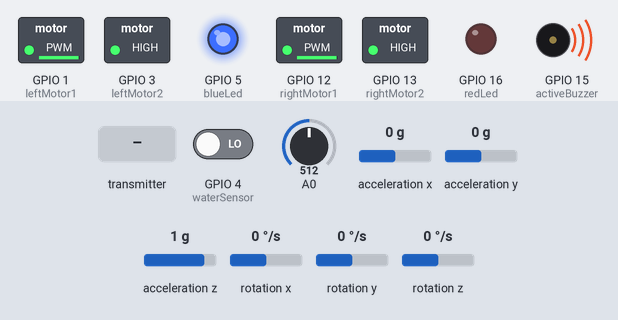
Bench run of a program on a simulated ESP8266 (NodeMCU). Parts: switched loads named in the program (green lamp = pin HIGH), output pins drawn as LEDs (lit = HIGH), buzzer (waves = sounding, pin HIGH). Wiring (inferred from the names in the program): MPU-6050 motion sensor at I2C address 0x68. The test bench sets the inputs (shaded band); at power-on: A0 = 512, GPIO 4 (waterSensor) LOW, acceleration x 0 g, acceleration y 0 g, acceleration z 1 g, rotation x 0 °/s, rotation y 0 °/s, rotation z 0 °/s.

Above: at 1.2 s.
1.3 s: the transmitter starts sending up = 256
At 2.08 s:
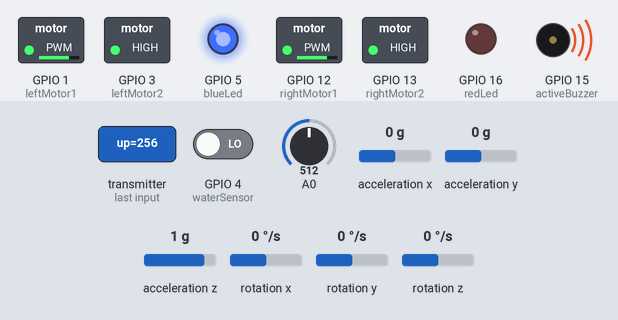
4.3 s: the transmitter starts sending right = 512
At 4.9 s:
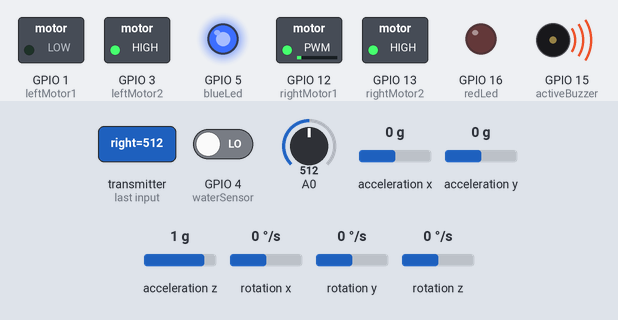
5.9 s: the transmitter starts sending down = 256
At 6.54 s:
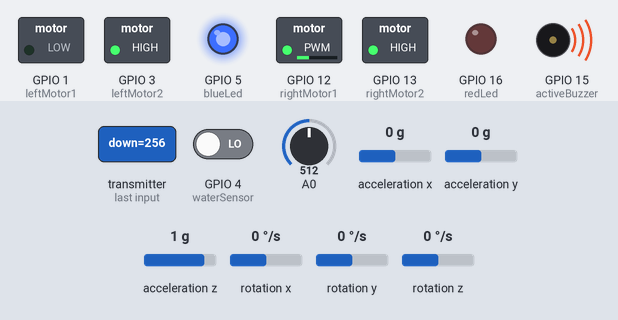
8.9 s: A0 set to 716
At 9.09 s:
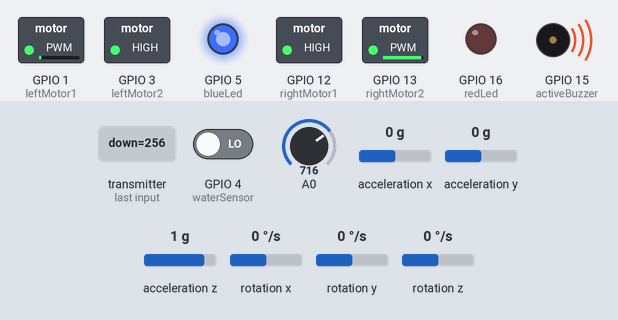
11.9 s: A0 set to 992
At 12.7 s:
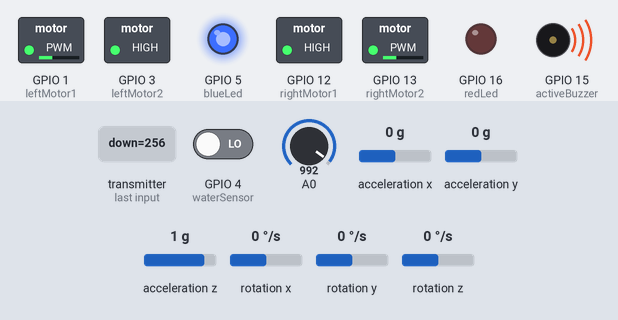
13.4 s: the transmitter starts sending buzzer = 1023
At 14.6 s:
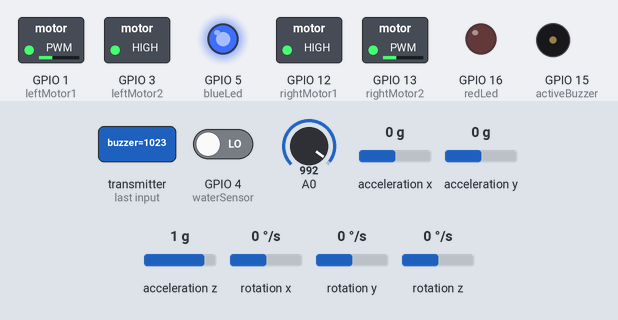
Timing chart, 0 to 15.9 s (numbered marks = the images above; inputs shaded):
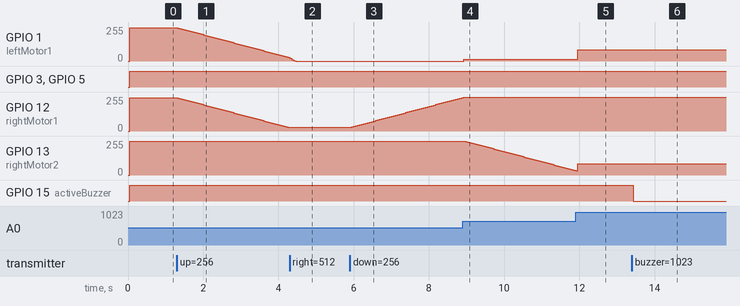

The program:

main.cpp
```cpp
#include <Arduino.h>

#include <ESP8266WiFi.h>
#include <espnow.h>

#include <Wire.h>

const int rightMotor1 = 12;
const int rightMotor2 = 13;
const int leftMotor1 = 1;
const int leftMotor2 = 3;

const int activeBuzzer = 15;
const int blueLed = 5;
const int redLed = 16;

const int outputPin[7] = {
    rightMotor1,
    rightMotor2,
    leftMotor1,
    leftMotor2,
    activeBuzzer,
    blueLed,
    redLed};

const int waterSensor = 4;

int16_t ax, ay, az, gx, gy, gz, Temp;

unsigned long lastTime = 0;
unsigned long timerDelay = 50; // send readings timer

int rightMotorPower = 0;
int leftMotorPower = 0;
int accel = 4;
int maximumPower = 200;
int mode = 0;

void gpioSetup()
{
    for (int k = 0; k <= 6; k++)
    {
        pinMode(outputPin[k], OUTPUT);
        digitalWrite(outputPin[k], 0);
    }
}

void getGy521Value()
{
    // スタートアドレスの設定とデータの要求処理
    Wire.beginTransmission(0x68);     // アドレス0x68指定でMPU-6050を選択、送信処理開始
    Wire.write(0x3B);                 // ACCEL_XOUT_Hレジスタのアドレス指定
    Wire.endTransmission(false);      // false設定で接続維持
    Wire.requestFrom(0x68, 14, true); // MPU-6050に対して14byte分データを要求、I2Cバス開放
    // シフト演算と論理和で16bitのデータを変数に格納
    // ax～gzまで、16bit(2byte) × 7 = 14byte
    ax = Wire.read() << 8 | Wire.read();      // x軸の加速度の読み取り 16bit
    ay = Wire.read() << 8 | Wire.read();      // y軸の加速度の読み取り 16bit
    az = Wire.read() << 8 | Wire.read();      // z軸の加速度の読み取り 16bit
    Temp = Wire.read() << 8 | Wire.read();    // 温度の読み取り 16bit
    Temp = int((Temp / 340.00 + 32.93) * 10); // 10倍の値として送信
    gx = Wire.read() << 8 | Wire.read();      // x軸の角速度の読み取り 16bit
    gy = Wire.read() << 8 | Wire.read();      // y軸の角速度の読み取り 16bit
    gz = Wire.read() << 8 | Wire.read();      // z軸の角速度の読み取り 16bit
}

typedef struct struct_message
{
    int up;
    int down;
    int right;
    int left;
    int buzzer;
    int temp;
    int battery;
    int water;
} struct_message;

// Create a struct_message called controllerData
struct_message controllerData;
struct_message shipData;

// REPLACE WITH THE MAC Address of your receiver
uint8_t broadcastAddress[] = {0x30, 0x83, 0x98, 0xE4, 0xAF, 0x60};

void OnDataRecv(uint8_t *mac, uint8_t *incomingData, uint8_t len)
{
    memcpy(&controllerData, incomingData, sizeof(controllerData));
}

void OnDataSent(uint8_t *mac_addr, uint8_t sendStatus)
{
    // Serial.print("Last Packet Send Status: ");
    if (sendStatus == 0)
    {
        // Serial.println("Delivery success");
        digitalWrite(redLed, 0);
        digitalWrite(blueLed, 1);
    }
    else
    {
        // Serial.println("Delivery fail");
        digitalWrite(redLed, 1);
        digitalWrite(blueLed, 0);
        rightMotorPower = 0;
        leftMotorPower = 0; // モーター出力ゼロ
        controllerData.up = 1;
        controllerData.down = 1;
        controllerData.right = 1;
        controllerData.left = 1;
        controllerData.buzzer = 1;
    }
}

void inputData()
{
    shipData.up = 1;
    shipData.down = 1;
    shipData.right = 1;
    shipData.left = 1;
    shipData.buzzer = 1;
    shipData.temp = Temp;
    shipData.battery = int(analogRead(A0) - 30.25);
    shipData.water = digitalRead(waterSensor);
}

void fireBuzzer()
{
    if (controllerData.buzzer == 0)
    {
        digitalWrite(activeBuzzer, 1);
    }
    else
    {
        digitalWrite(activeBuzzer, 0);
    }
}

void motorPower()
{
    maximumPower = 165800 / shipData.battery;
    if (controllerData.up == 0)
    {
        if (rightMotorPower < 0 && leftMotorPower < 0)
        {
            rightMotorPower = 0;
            leftMotorPower = 0;
        }
        rightMotorPower += accel;
        leftMotorPower += accel; // 約3秒後に最大
    }
    if (controllerData.down == 0)
    {
        if (rightMotorPower > 0 || leftMotorPower > 0)
        { // 前進or取り舵or面舵
            rightMotorPower = 0;
            leftMotorPower = 0;
        }
        rightMotorPower -= accel;
        leftMotorPower -= accel;
    }
    if (controllerData.right == 0)
    {
        rightMotorPower -= accel;
        leftMotorPower += accel;
    }
    if (controllerData.left == 0)
    {
        rightMotorPower += accel;
        leftMotorPower -= accel;
    }
    if (controllerData.up * controllerData.down * controllerData.left * controllerData.right == 1)
    {
        /*         if (rightMotorPower > 0)
                {
                    rightMotorPower -= accel / 2;
                }
                else if (rightMotorPower < 0)
                {
                    rightMotorPower += accel / 2;
                }
                if (leftMotorPower > 0)
                {
                    leftMotorPower -= accel / 2;
                }
                else if (leftMotorPower < 0)
                {
                    leftMotorPower += accel / 2;
                } */
        // rightMotorPower = 0;
        // leftMotorPower = 0;
        // ボタンを話すと出力保持
    }

    if (rightMotorPower > maximumPower)
    {
        rightMotorPower = maximumPower;
    }
    if (rightMotorPower < -maximumPower)
    {
        rightMotorPower = -maximumPower;
    }
    if (leftMotorPower > maximumPower)
    {
        leftMotorPower = maximumPower;
    }
    if (leftMotorPower < -maximumPower)
    {
        leftMotorPower = -maximumPower;
    }
}
void motorDrive()
{
    if (rightMotorPower >= 0)
    {
        analogWrite(rightMotor2, 255 - rightMotorPower);
        analogWrite(rightMotor1, 255);
    }
    else
    {
        analogWrite(rightMotor2, 255);
        analogWrite(rightMotor1, 255 - rightMotorPower * (-1));
    }
    if (leftMotorPower >= 0)
    {
        analogWrite(leftMotor2, 255 - leftMotorPower);
        analogWrite(leftMotor1, 255);
    }
    else
    {
        analogWrite(leftMotor2, 255);
        analogWrite(leftMotor1, 255 - leftMotorPower * (-1));
    }
}

void controllPower()
{
    if (rightMotorPower > 50)
    {
        rightMotorPower += 10;
    }
    if (rightMotorPower < -50)
    {
        rightMotorPower -= 10;
    }
}

void getMode()
{
    if (controllerData.up == 0)
    {
        if (mode == 0)
        {
        }
        mode = 1;
    }
}

void setup()
{
    analogWriteFreq(30000);
    gpioSetup();
    // Set device as a Wi-Fi Station
    WiFi.mode(WIFI_STA);
    if (esp_now_init() != 0)
    {
        // Serial.println("Error initializing ESP-NOW");
        return;
    }
    esp_now_set_self_role(ESP_NOW_ROLE_COMBO);
    esp_now_add_peer(broadcastAddress, ESP_NOW_ROLE_COMBO, 1, NULL, 0);
    esp_now_register_send_cb(OnDataSent);
    esp_now_register_recv_cb(OnDataRecv);

    // GY-521用
    Wire.begin(2, 14);            // I2C通信開始
    Wire.beginTransmission(0x68); // アドレス0x68指定でMPU-6050を選択、送信処理開始
    Wire.write(0x6B);             // MPU6050_PWR_MGMT_1レジスタのアドレス指定
    Wire.write(0x00);             // 0を書き込むことでセンサ動作開始
    Wire.endTransmission();       // スレーブデバイスに対する送信を完了
}

void loop()
{
    if ((millis() - lastTime) > timerDelay)
    {
        getGy521Value();
        inputData();
        fireBuzzer();
        motorPower(); // モーターの出力決定
        // controllPower();
        // たとえばここにimuからの値をもとにパラメーターを調整
        motorDrive(); // ここで出力
        // ここから送信用
        esp_now_send(broadcastAddress, (uint8_t *)&shipData, sizeof(shipData));
        // ここまで
        lastTime = millis(); // プログラム実行から経過した時間
    }
}
```

Measured:
- after the input at 1.3 s, GPIO 1 (leftMotor1), GPIO 12 (rightMotor1): moves from 251/255 to 27/255 over 2.9 s, starting at once
- after the input at 4.3 s, GPIO 12 (rightMotor1): stays 27/255 (without the input it goes to 23/255 after 0.00 s)
- after the input at 5.9 s, GPIO 12 (rightMotor1): moves from 27/255 to 251/255 over 2.9 s, starting after 0.05 s
- after the input at 8.9 s, GPIO 1 (leftMotor1): 0/255 → 13/255 at once
- after the input at 11.9 s, GPIO 1 (leftMotor1): 13/255 → 83/255 after 0.05 s
- after the input at 13.4 s, GPIO 15 (activeBuzzer): HIGH → LOW at once
